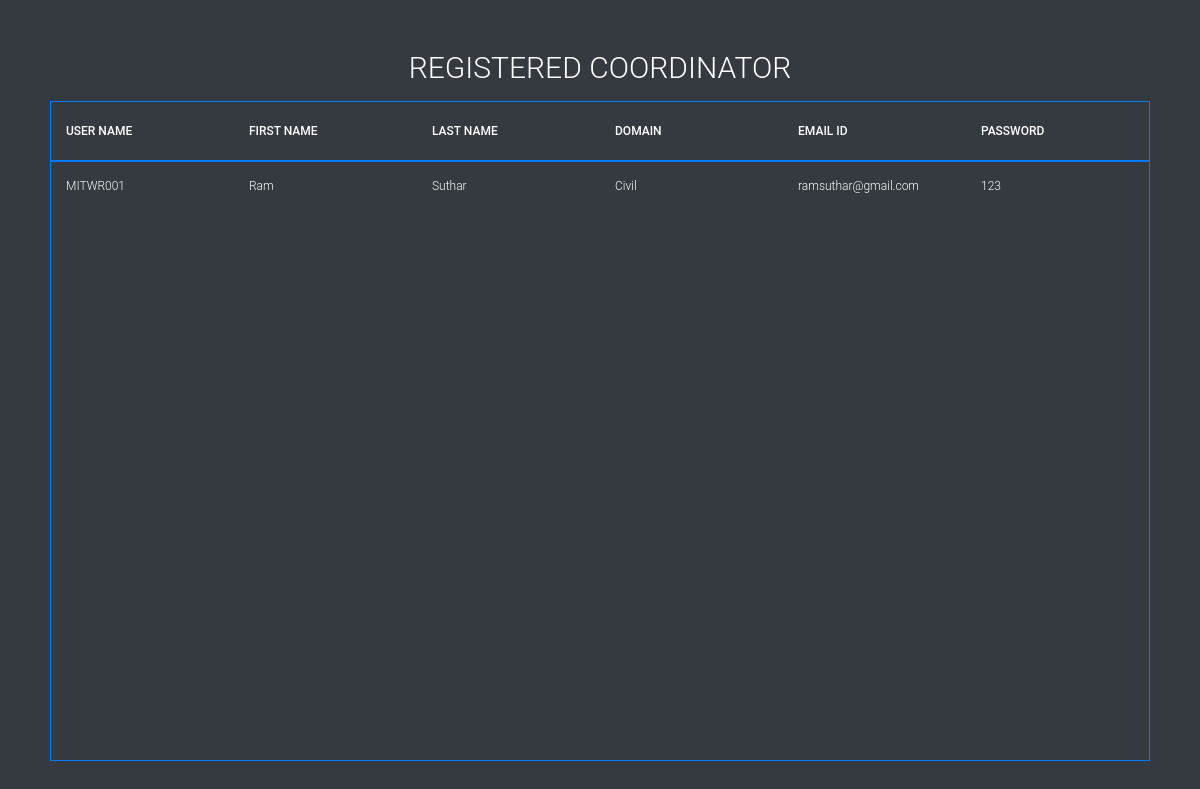
The app's page /worker_table/, older data.
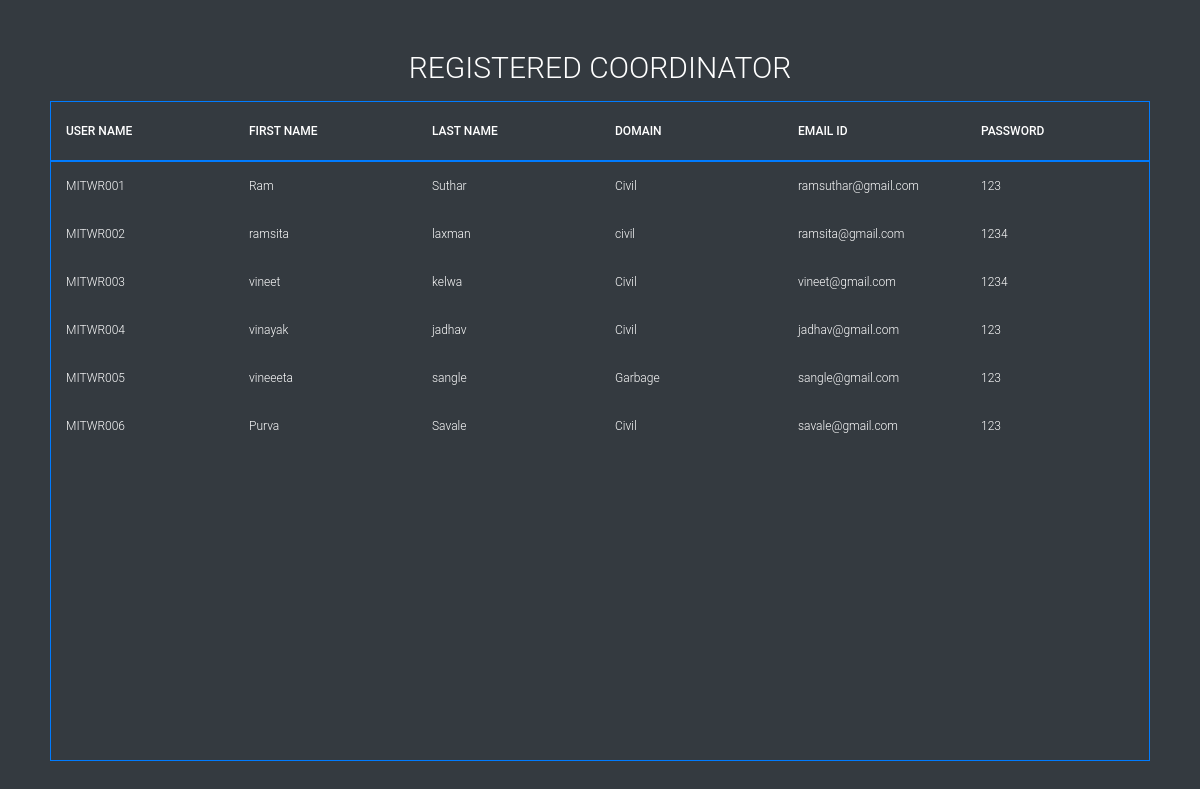
The same page, newer data.
### mini/models.py (models this page shows)
class WORKER_REGISTER1(models.Model):
    user_id = models.AutoField(primary_key=True)
    user_name = models.CharField(max_length=100)
    first_name = models.CharField(max_length=100)
    last_name = models.CharField(max_length=100)
    domain = models.CharField(max_length=100)
    email = models.CharField(max_length=100)
    password = models.CharField(max_length=100)

### mini/views.py (the view)
# urls.py: path('worker_table/',views.worker_table,name="worker_table"),
def worker_table(request):
    context={}
    temp=WORKER_REGISTER1.objects.all()
    context["worker_data"]=temp
    return render(request,"worker_table.html",context)

### templates/worker_table.html (shortened to what this page needs)
{% load static from staticfiles %}
<!DOCTYPE html>
<html >
<head>
  <link rel="stylesheet" href="https://cdnjs.cloudflare.com/ajax/libs/meyer-reset/2.0/reset.min.css">
<link rel="stylesheet" href="https://stackpath.bootstrapcdn.com/bootstrap/4.3.1/css/bootstrap.min.css">
      <link rel="stylesheet" href="{% static 'css/style.css' %}">
</head>
<body class="bg-dark">
  <section>
  <h1>Registered Coordinator</h1>
  <div class="tbl-header border border-primary">
    <table cellpadding="0" cellspacing="0" border="0" >
      <thead>
        <tr>
          <th>User Name</th>
          <th>First Name</th>
          <th>Last Name</th>
          <th>Domain</th>
          <th>Email ID</th>
          <th>Password</th>
        </tr>
      </thead>
    </table>
  </div>
  <div class="tbl-content border border-primary">
    <table cellpadding="0" cellspacing="0" border="0">
      <tbody>
          {% for i in worker_data %}
        <tr>
          <td>{{i.user_name}}</td>
          <td>{{i.first_name}}</td>
          <td>{{i.last_name}}</td>
          <td>{{i.domain}}</td>
          <td>{{i.email}}</td>
          <td>{{i.password}}</td>
        </tr>
        {% endfor %}
      </tbody>
    </table>
  </div>
</section>
</body>
</html>

Row changes from the older to the newer data that the page shows:
added WORKER_REGISTER1: user_name "MITWR002", first_name "ramsita", last_name "laxman", domain "civil", email "ramsita@gmail.com", password "1234"
added WORKER_REGISTER1: user_name "MITWR003", first_name "vineet", last_name "kelwa", domain "Civil", email "vineet@gmail.com", password "1234"
added WORKER_REGISTER1: user_name "MITWR004", first_name "vinayak", last_name "jadhav", domain "Civil", email "jadhav@gmail.com", password "123"
added WORKER_REGISTER1: user_name "MITWR005", first_name "vineeeta", last_name "sangle", domain "Garbage", email "sangle@gmail.com", password "123"
added WORKER_REGISTER1: user_name "MITWR006", first_name "Purva", last_name "Savale", domain "Civil", email "savale@gmail.com", password "123"
